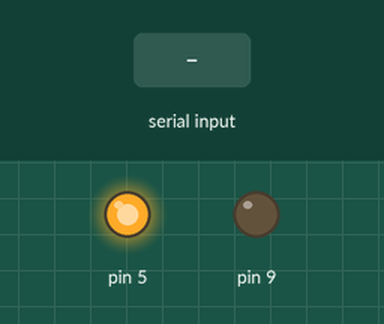
Simulated run of this sketch. Board: Arduino Uno, built with avr-gcc and run on an emulated ATmega328P. Shown: output pins drawn as LEDs (lit = HIGH). The inputs (shaded band) are chosen by the test bench.

Above: at 0.1 s.
At 1.7 s:
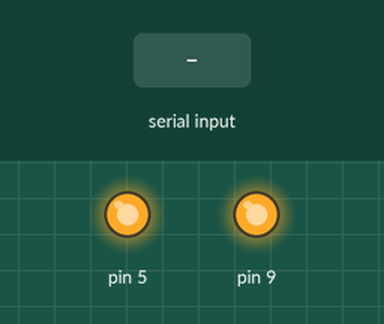
1.8 s: "r" received over Serial
At 2.4 s:
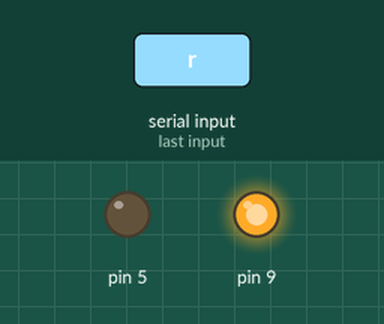
Timing chart, 0 to 4.8 s (numbered marks = the images above; inputs shaded):
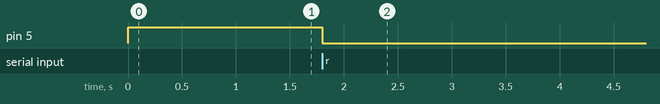

The sketch:

TEST.ino
```cpp
char ch;

void setup() {
  Serial.begin(57600);
  digitalWrite(5,HIGH);
  pinMode(5,OUTPUT);
  delay(500);
  digitalWrite(9,LOW);
  pinMode(9,OUTPUT);
  delay(20);
  digitalWrite(9,HIGH);
}

void loop() {

  //++i;Serial.println(i);delay(500);
  if (Serial.available())
  {     ch = Serial.read();
      if(ch=='r')
       {
          digitalWrite(5,LOW);
       }
  }

}
```

Measured:
- after the input at 1.8 s, pin 5: HIGH → LOW at once
